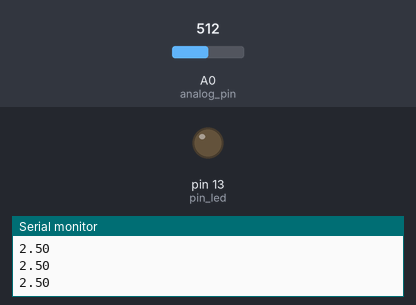
A sketch run on a simulated Arduino Uno, built with avr-gcc and run on an emulated ATmega328P. Parts: output pins drawn as LEDs (lit = HIGH), the last lines printed to the serial monitor. The test bench sets the inputs (shaded band); at power-on: A0 (analog_pin) = 512.

Above: at 1.2 s.
1.3 s: A0 (analog_pin) set to 661
2.8 s: A0 (analog_pin) set to 689
At 4.0 s:
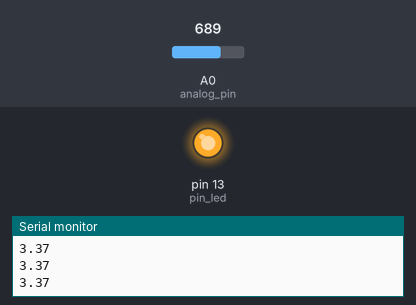
4.3 s: A0 (analog_pin) set to 511
At 5.4 s:
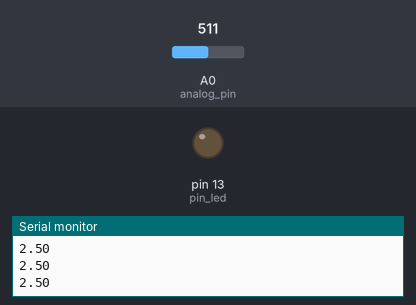
5.9 s: A0 (analog_pin) set to 716
At 6.7 s:
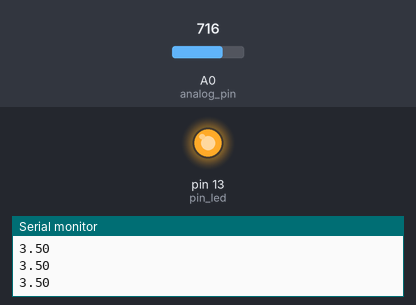
Timing chart, 0 to 8.5 s (numbered marks = the images above; inputs shaded):
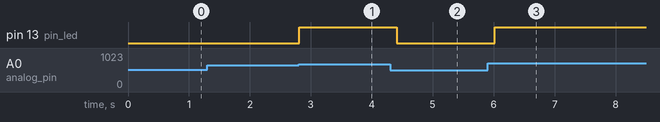

The sketch:

Lectura_datos_analogos.ino
```cpp
double analog_value;
int analog_pin = A0;
double voltage_value;

int pin_led = 13;

void setup() {
  // put your setup code here, to run once:
  Serial.begin(9600);

  pinMode(pin_led, OUTPUT);
}


void loop() {
  // put your main code here, to run repeatedly:

  analog_value = analogRead(analog_pin);

  // Son 10 bits con Vref 0 5V.
  voltage_value = analog_value*5/1023;

  if (voltage_value >= 3.3){
    digitalWrite(pin_led, HIGH);
  }else{
    digitalWrite(pin_led, LOW);
  }

  Serial.println(voltage_value);
  delay(200);

}
```

Measured:
- the behaviour switches between 675 and 676 on A0 (analog_pin) (found by bisection; images 0 and 1)
- after the input at 2.8 s, pin 13 (pin_led): LOW → HIGH at once
- after the input at 4.3 s, pin 13 (pin_led): HIGH → LOW after 0.11 s
- after the input at 5.9 s, pin 13 (pin_led): LOW → HIGH after 0.12 s
